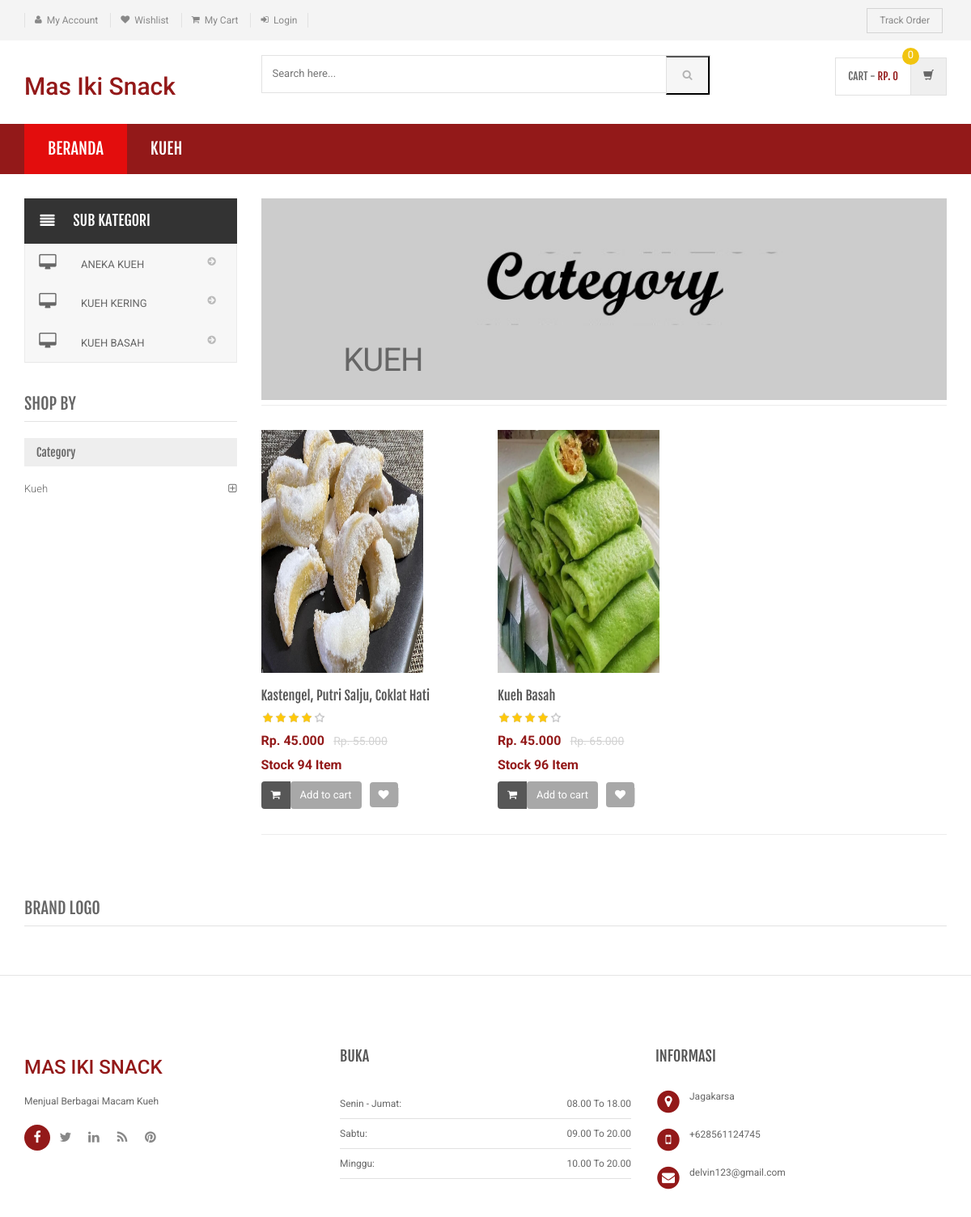
The page /category.php?cid=3 on the database its author committed.
### tables this page shows
CREATE TABLE `category` (
  `id` int(11) NOT NULL,
  `categoryName` varchar(255) DEFAULT NULL,
  `categoryDescription` longtext DEFAULT NULL,
  `creationDate` timestamp NOT NULL DEFAULT current_timestamp(),
  `updationDate` varchar(255) DEFAULT NULL
);

CREATE TABLE `subcategory` (
  `id` int(11) NOT NULL,
  `categoryid` int(11) DEFAULT NULL,
  `subcategory` varchar(255) DEFAULT NULL,
  `creationDate` timestamp NULL DEFAULT current_timestamp(),
  `updationDate` varchar(255) DEFAULT NULL
);

CREATE TABLE `products` (
  `id` int(11) NOT NULL,
  `category` int(11) NOT NULL,
  `subCategory` int(11) DEFAULT NULL,
  `productName` varchar(255) DEFAULT NULL,
  `productCompany` varchar(255) DEFAULT NULL,
  `productPrice` int(11) DEFAULT NULL,
  `productPriceBeforeDiscount` int(11) DEFAULT NULL,
  `productDescription` longtext DEFAULT NULL,
  `productImage1` varchar(255) DEFAULT NULL,
  `productImage2` varchar(255) DEFAULT NULL,
  `productImage3` varchar(255) DEFAULT NULL,
  `shippingCharge` int(11) DEFAULT NULL,
  `productAvailability` varchar(255) DEFAULT NULL,
  `productStock` int(3) NOT NULL DEFAULT 100,
  `postingDate` timestamp NULL DEFAULT current_timestamp(),
  `updationDate` varchar(255) DEFAULT NULL
);

### category.php (the view, shortened to what this page needs)
<?php
include('includes/config.php');
$cid=intval($_GET['cid']);
?>
<!DOCTYPE html>
<html lang="en">
	<head>
	    <link rel="stylesheet" href="assets/css/bootstrap.min.css">
	    <link rel="stylesheet" href="assets/css/main.css">
	    <link rel="stylesheet" href="assets/css/green.css">
	    <link rel="stylesheet" href="assets/css/owl.carousel.css">
		<link rel="stylesheet" href="assets/css/owl.transitions.css">
		<link href="assets/css/lightbox.css" rel="stylesheet">
		<link rel="stylesheet" href="assets/css/animate.min.css">
		<link rel="stylesheet" href="assets/css/rateit.css">
		<link rel="stylesheet" href="assets/css/bootstrap-select.min.css">
		<link rel="stylesheet" href="assets/css/config.css">
		<link href="assets/css/green.css" rel="alternate stylesheet" title="Green color">
		<link href="assets/css/blue.css" rel="alternate stylesheet" title="Blue color">
		<link href="assets/css/red.css" rel="alternate stylesheet" title="Red color">
		<link href="assets/css/orange.css" rel="alternate stylesheet" title="Orange color">
		<link href="assets/css/dark-green.css" rel="alternate stylesheet" title="Darkgreen color">
		<link rel="stylesheet" href="assets/css/font-awesome.min.css">
	</head>
    <body class="cnt-home">
<header class="header-style-1">
<?php include('includes/top-header.php');?>
<?php include('includes/main-header.php');?>
<?php include('includes/menu-bar.php');?>
</header>
<div class="body-content outer-top-xs">
	<div class='container'>
		<div class='row outer-bottom-sm'>
			<div class='col-md-3 sidebar'>
<div class="side-menu animate-dropdown outer-bottom-xs">
<div class="side-menu animate-dropdown outer-bottom-xs">
    <div class="head"><i class="icon fa fa-align-justify fa-fw"></i>Sub Kategori</div>
    <nav class="yamm megamenu-horizontal" role="navigation">
        <ul class="nav">
            <li class="dropdown menu-item">
              <?php $sql=mysqli_query($con,"select id,subcategory  from subcategory where categoryid='$cid'");
while($row=mysqli_fetch_array($sql))
{
    ?>
                <a href="sub-category.php?scid=<?php echo $row['id'];?>" class="dropdown-toggle"><i class="icon fa fa-desktop fa-fw"></i>
                <?php echo $row['subcategory'];?></a>
                <?php }?>
</li>
</ul>
    </nav>
</div>
</div>
	            <div class="sidebar-module-container">
	            	<h3 class="section-title">shop by</h3>
	            	<div class="sidebar-filter">
<div class="sidebar-widget wow fadeInUp outer-bottom-xs ">
	<div class="widget-header m-t-20">
		<h4 class="widget-title">Category</h4>
	</div>
	<div class="sidebar-widget-body m-t-10">
	         <?php $sql=mysqli_query($con,"select id,categoryName  from category");
while($row=mysqli_fetch_array($sql))
{
    ?>
		<div class="accordion">
	    	<div class="accordion-group">
	            <div class="accordion-heading">
	                <a href="category.php?cid=<?php echo $row['id'];?>"  class="accordion-toggle collapsed">
	                   <?php echo $row['categoryName'];?>
	                </a>
	            </div>
	        </div>
	    </div>
	    <?php } ?>
	</div>
</div>
	            	</div>
	            </div>
            </div>
			<div class='col-md-9'>
	<div id="category" class="category-carousel hidden-xs">
		<div class="item">
			<div class="image">
				<img src="assets/images/banners/cat-banner-1.jpg" alt="" class="img-responsive">
			</div>
			<div class="container-fluid">
				<div class="caption vertical-top text-left">
					<div class="big-text">
						<br />
					</div>
					       <?php $sql=mysqli_query($con,"select categoryName  from category where id='$cid'");
while($row=mysqli_fetch_array($sql)){
    ?>
					<div class="excerpt hidden-sm hidden-md">
						<?php echo htmlentities($row['categoryName']);?>
					</div>
			<?php } ?>
				</div>
			</div>
		</div>
</div>
				<div class="search-result-container">
					<div id="myTabContent" class="tab-content">
						<div class="tab-pane active " id="grid-container">
							<div class="category-product  inner-top-vs">
								<div class="row">
			<?php
$ret=mysqli_query($con,"select * from products where category='$cid' and `productStock`>0");
$num=mysqli_num_rows($ret);
if($num>0)
{
while ($row=mysqli_fetch_array($ret))
{?>
		<div class="col-sm-6 col-md-4 wow fadeInUp">
			<div class="products">
	<div class="product">
		<div class="product-image">
			<div class="image">
				<a href="product-details.php?pid=<?php echo htmlentities($row['id']);?>"><img  src="assets/images/blank.gif" data-echo="admin/productimages/<?php echo htmlentities($row['id']);?>/<?php echo htmlentities($row['productImage1']);?>" alt="" width="200" height="300"></a>
			</div>
		</div>
		<div class="product-info text-left">
			<h3 class="name"><a href="product-details.php?pid=<?php echo htmlentities($row['id']);?>"><?php echo htmlentities($row['productName']);?></a></h3>
			<div class="rating rateit-small"></div>
			<div class="product-price">
				<span class="price">
					Rp. <?php echo htmlentities($row['productPrice']);?>.000</span>
										     <span class="price-before-discount">Rp. <?php echo htmlentities($row['productPriceBeforeDiscount']);?>.000</span>
					<br><span class="price">Stock
					<?php echo htmlentities($row['productStock']);?> Item</span>
			</div>
		</div>
					<div class="cart clearfix animate-effect">
				<div class="action">
					<ul class="list-unstyled">
						<li class="add-cart-button btn-group">
								<?php if($row['productAvailability']=='In Stock'){?>
										<button class="btn btn-primary icon" data-toggle="dropdown" type="button">
								<i class="fa fa-shopping-cart"></i>
							</button>
							<a href="category.php?page=product&action=add&id=<?php echo $row['id']; ?>">
							<button class="btn btn-primary" type="button">Add to cart</button></a>
								<?php } else {?>
							<div class="action" style="color:red">Out of Stock</div>
					<?php } ?>
						</li>
		                <li class="lnk wishlist">
							<a class="add-to-cart" href="category.php?pid=<?php echo htmlentities($row['id'])?>&&action=wishlist" title="Wishlist">
								 <i class="icon fa fa-heart"></i>
							</a>
						</li>
					</ul>
				</div>
			</div>
			</div>
			</div>
		</div>
	  <?php } } else {?>
		<div class="col-sm-6 col-md-4 wow fadeInUp"> <h3>No Product Found</h3>
		</div>
<?php } ?>
										</div>
							</div>
						</div>
				</div>
			</div>
		</div></div>
		<?php include('includes/brands-slider.php');?>
</div>
</div>
<?php include('includes/footer.php');?>
</body>
</html>

### includes/menu-bar.php (shortened to what this page needs)
<div class="header-nav animate-dropdown">
    <div class="container">
        <div class="yamm navbar navbar-default" role="navigation">
            <div class="nav-bg-class">
                <div class="navbar-collapse collapse" id="mc-horizontal-menu-collapse">
	<div class="nav-outer">
		<ul class="nav navbar-nav">
			<li class="active dropdown yamm-fw">
				<a href="index.php" data-hover="dropdown" class="dropdown-toggle">Beranda</a>
			</li>
              <?php $sql=mysqli_query($con,"select id,categoryName  from category limit 6");
while($row=mysqli_fetch_array($sql))
{
    ?>
			<li class="dropdown yamm">
				<a href="category.php?cid=<?php echo $row['id'];?>"> <?php echo $row['categoryName'];?></a>
			</li>
			<?php } ?>
		</ul>
		<div class="clearfix"></div>
	</div>
</div>
            </div>
        </div>
    </div>
</div>

### assets/css/green.css (style rules this page uses)
a { color: #931919; }
.header-style-1 .header-nav { background: #931919; }
.cnt-home .header-style-1 .header-nav .navbar .navbar-nav > li.active { background: #e30d0d; }
.product .product-info .product-price .price { color: #931919; }
.sidebar .sidebar-module-container .sidebar-widget .sidebar-widget-body .accordion .accordion-group .accordion-heading .accordion-toggle, .sidebar .sidebar-module-container .sidebar-widget .sidebar-widget-body .accordion .accordion-group .accordion-heading .accordion-toggle:hover, .sidebar .sidebar-module-container .sidebar-widget .sidebar-widget-body .accordion .accordion-group .accordion-heading .accordion-toggle:focus, .sidebar .sidebar-module-container .sidebar-widget .sidebar-widget-body .accordion .accordion-group .accordion-heading .accordion-toggle:after { color: #931919; }

### assets/css/lightbox.css (style rules this page uses)
body:after { content: url(../images/close.png) url(../images/loading.gif) url(../images/prev.png) url(../images/next.png); display: none; }

### assets/css/rateit.css (style rules this page uses)
.rateit { display: -moz-inline-box; display: inline-block; position: relative; -webkit-user-select: none; -khtml-user-select: none; -moz-user-select: none; -o-user-select: none; -ms-user-select: none; user-select: none; -webkit-touch-callout: none; }

### assets/css/blue.css (style rules this page uses)
a { color: #3498db; }
.header-style-1 .header-nav { background: #3498db; }
.cnt-home .header-style-1 .header-nav .navbar .navbar-nav > li.active { background: #1d6ca1; }
.product .product-info .product-price .price { color: #3498db; }
.sidebar .sidebar-module-container .sidebar-widget .sidebar-widget-body .accordion .accordion-group .accordion-heading .accordion-toggle, .sidebar .sidebar-module-container .sidebar-widget .sidebar-widget-body .accordion .accordion-group .accordion-heading .accordion-toggle:hover, .sidebar .sidebar-module-container .sidebar-widget .sidebar-widget-body .accordion .accordion-group .accordion-heading .accordion-toggle:focus, .sidebar .sidebar-module-container .sidebar-widget .sidebar-widget-body .accordion .accordion-group .accordion-heading .accordion-toggle:after { color: #3498db; }

### assets/css/red.css (style rules this page uses)
a { color: #ff6c6c; }
.header-style-1 .header-nav { background: #ff6c6c; }
.cnt-home .header-style-1 .header-nav .navbar .navbar-nav > li.active { background: #ff1a1a; }
.product .product-info .product-price .price { color: #ff6c6c; }
.sidebar .sidebar-module-container .sidebar-widget .sidebar-widget-body .accordion .accordion-group .accordion-heading .accordion-toggle, .sidebar .sidebar-module-container .sidebar-widget .sidebar-widget-body .accordion .accordion-group .accordion-heading .accordion-toggle:hover, .sidebar .sidebar-module-container .sidebar-widget .sidebar-widget-body .accordion .accordion-group .accordion-heading .accordion-toggle:focus, .sidebar .sidebar-module-container .sidebar-widget .sidebar-widget-body .accordion .accordion-group .accordion-heading .accordion-toggle:after { color: #ff6c6c; }

### assets/css/orange.css (style rules this page uses)
a { color: #f39c12; }
.header-style-1 .header-nav { background: #f39c12; }
.cnt-home .header-style-1 .header-nav .navbar .navbar-nav > li.active { background: #ab6c09; }
.product .product-info .product-price .price { color: #f39c12; }
.sidebar .sidebar-module-container .sidebar-widget .sidebar-widget-body .accordion .accordion-group .accordion-heading .accordion-toggle, .sidebar .sidebar-module-container .sidebar-widget .sidebar-widget-body .accordion .accordion-group .accordion-heading .accordion-toggle:hover, .sidebar .sidebar-module-container .sidebar-widget .sidebar-widget-body .accordion .accordion-group .accordion-heading .accordion-toggle:focus, .sidebar .sidebar-module-container .sidebar-widget .sidebar-widget-body .accordion .accordion-group .accordion-heading .accordion-toggle:after { color: #f39c12; }

### rows shown on the page
category: categoryName "KUEH", categoryName "Kueh"
subcategory: subcategory "ANEKA KUEH"
subcategory: subcategory "KUEH KERING"
subcategory: subcategory "KUEH BASAH"
products: productImage1 (picture), productName "Kastengel, Putri Salju, Coklat Hati", productPrice "45", productPriceBeforeDiscount "55", productStock "94"
products: productImage1 (picture), productName "Kueh Basah", productPrice "45", productPriceBeforeDiscount "65", productStock "96"
